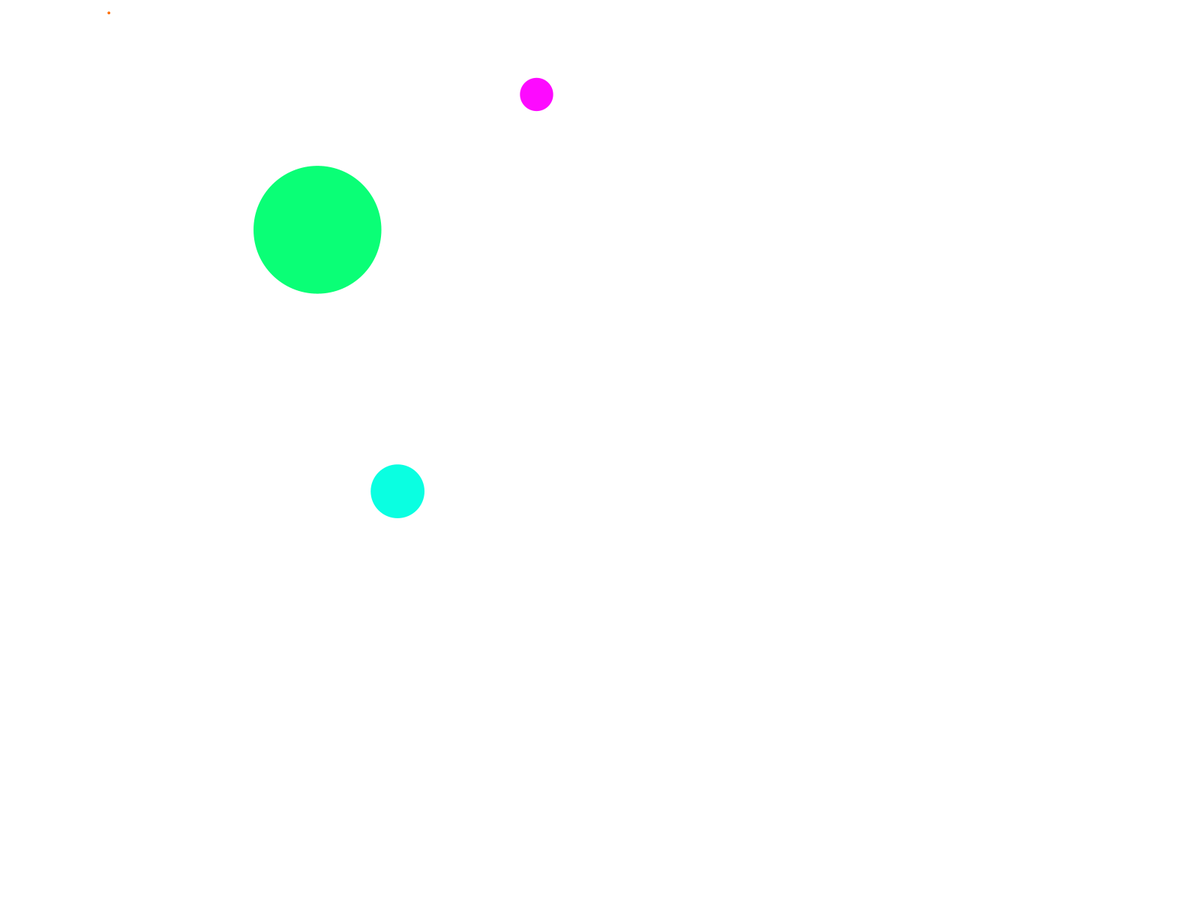
Frame 1 (no input)
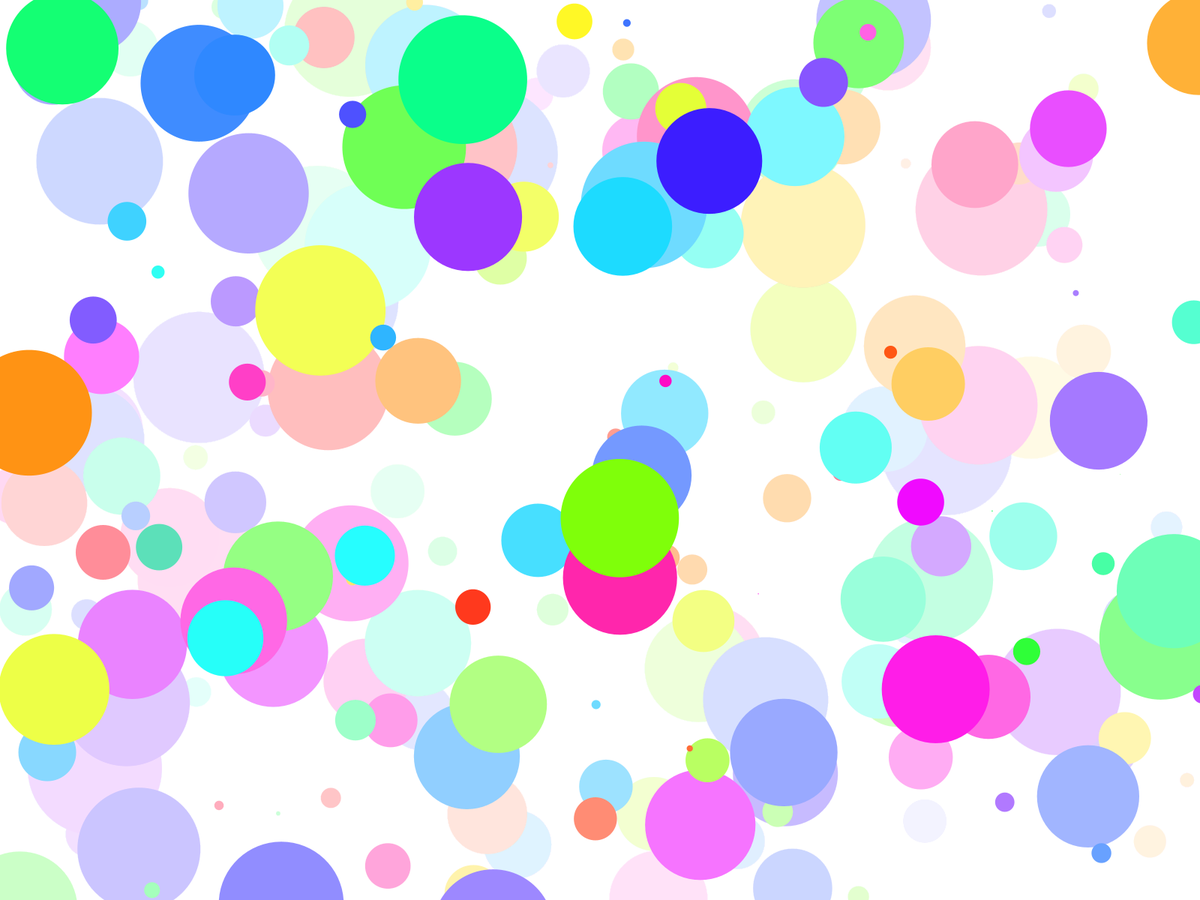
Frame 60 (the mouse pressed at the canvas centre just before this capture)
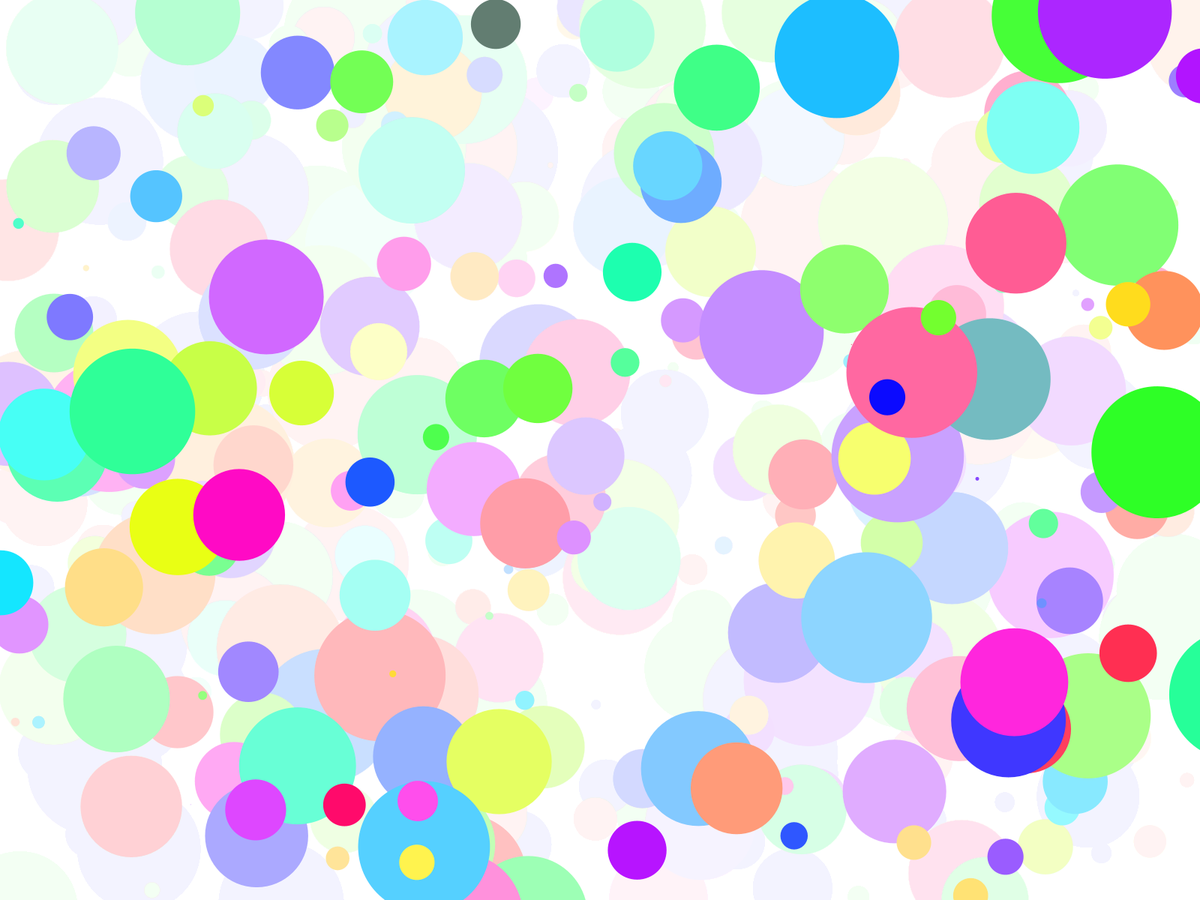
Frame 120 (the mouse held since frame 60 and released just before this capture)

The Processing sketch that drew these frames (run headless with seeded random() and noise(); from frame 60 on, the mouse is pressed at the canvas centre):

// Processing sketch: Assignment_2_ScreenSaver_Conffeti
// ── Assignment_2_ScreenSaver_Conffeti.pde
 //This will serve as float numbers to randomize every color
 float PointAH, PointBH, PointCH, PointDH;
 float PointAS, PointBS, PointCS, PointDS;
 float PointAB, PointBB, PointCB, PointDB; 
 PVector A, B, C, D;
 
void setup () {
  println("This is a screensaver :)");
  fullScreen();
  background(255);
  colorMode(HSB, 360, 1, 1);
 
}
void draw () {
  noStroke();
  frameRate(8);
  // sets random coordinates for the circles
  A = new PVector (random(width+random(-100,100)), random(height+random(-100,100))); 
  B = new PVector (random(width+random(-100,100)), random(height+random(-100,100))); 
  C = new PVector (random(width+random(-100,100)), random(height+random(-100,100))); 
  D = new PVector (random(width+random(-100,100)), random(height+random(-100,100))); 
  //Sets a random size to the circles
  float SizeA = random(1, 180); 
  float SizeB = random(1, 180);  
  float SizeC = random(1, 180); 
  float SizeD = random(1, 180); 
  //Sets the hue on the HSB
  PointAH = random(360);
  PointBH = random(360);
  PointCH = random(360);
  PointDH = random(360); 
  //Sets the saturation on the HSB 
  PointAS = random(0,100);
  PointBS = random(0,100);
  PointCS = random(0,100);
  PointDS = random(0,100);
  //Sets the Brightness on the HSB
  PointAB = random(0,100);
  PointBB = random(0,100);
  PointCB = random(0,100);
  PointDB = random(0,100);
  //Circle A
  fill(PointAH, PointAS, PointAB);
  circle(A.x, A.y, SizeA);
  //Circle B
  fill(PointBH, PointBS, PointBB);
  circle(B.x, B.y, SizeB);
  //Circle C
  fill(PointCH, PointCS, PointCB);
  circle(C.x, C.y, SizeC);
  //Circle D
  fill(PointDH, PointDS, PointDB);
  circle(D.x, D.y, SizeD);
  // Shades the canvas 
  fill(#FAFAFA, 10);    // makes so old shapes start to fade. 
  rect(0 , 0, width , height);    // makes so old shapes start to fade. 
  

  
}


  
